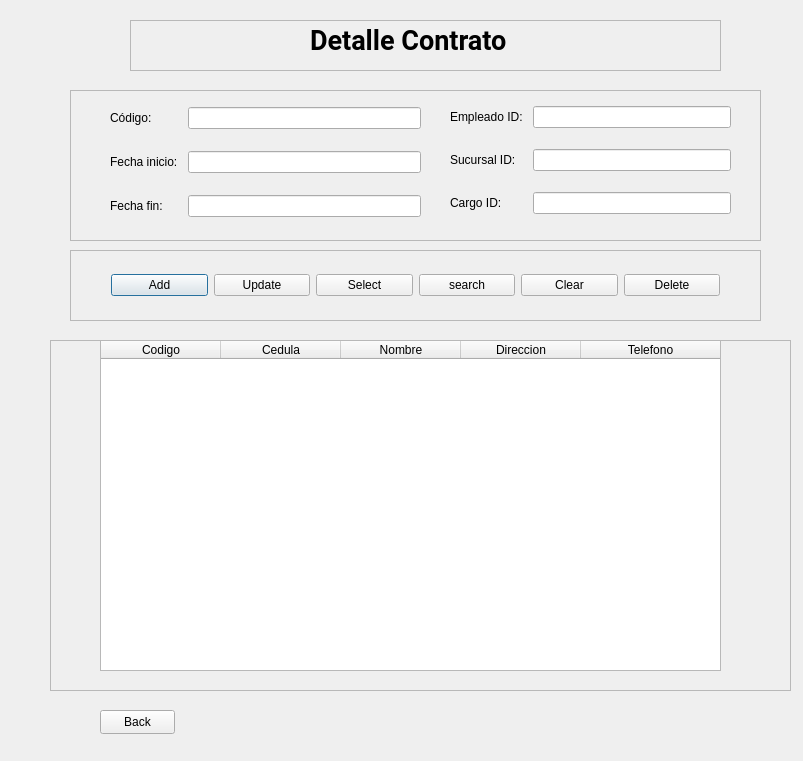
<?xml version="1.0" encoding="UTF-8"?>
<ui version="4.0">
 <class>Dialog</class>
 <widget class="QDialog" name="Dialog">
  <property name="geometry">
   <rect>
    <x>0</x>
    <y>0</y>
    <width>803</width>
    <height>761</height>
   </rect>
  </property>
  <property name="windowTitle">
   <string>Dialog</string>
  </property>
  <widget class="QFrame" name="info_frame">
   <property name="geometry">
    <rect>
     <x>70</x>
     <y>90</y>
     <width>691</width>
     <height>151</height>
    </rect>
   </property>
   <property name="frameShape">
    <enum>QFrame::Shape::StyledPanel</enum>
   </property>
   <property name="frameShadow">
    <enum>QFrame::Shadow::Raised</enum>
   </property>
   <widget class="QWidget" name="layoutWidget">
    <property name="geometry">
     <rect>
      <x>40</x>
      <y>10</y>
      <width>311</width>
      <height>126</height>
     </rect>
    </property>
    <layout class="QGridLayout" name="gridLayout">
     <property name="horizontalSpacing">
      <number>10</number>
     </property>
     <property name="verticalSpacing">
      <number>15</number>
     </property>
     <item row="1" column="0">
      <widget class="QLabel" name="label_5">
       <property name="text">
        <string>Fecha inicio:</string>
       </property>
      </widget>
     </item>
     <item row="0" column="1">
      <widget class="QLineEdit" name="lineEditCodigo"/>
     </item>
     <item row="2" column="0">
      <widget class="QLabel" name="label_6">
       <property name="text">
        <string>Fecha fin:</string>
       </property>
      </widget>
     </item>
     <item row="1" column="1">
      <widget class="QLineEdit" name="lineEditFechaInicio"/>
     </item>
     <item row="2" column="1">
      <widget class="QLineEdit" name="lineEditFechaFin"/>
     </item>
     <item row="0" column="0">
      <widget class="QLabel" name="label_2">
       <property name="text">
        <string>Código:</string>
       </property>
      </widget>
     </item>
    </layout>
   </widget>
   <widget class="QWidget" name="">
    <property name="geometry">
     <rect>
      <x>380</x>
      <y>10</y>
      <width>291</width>
      <height>121</height>
     </rect>
    </property>
    <layout class="QGridLayout" name="gridLayout_2">
     <property name="rightMargin">
      <number>10</number>
     </property>
     <property name="horizontalSpacing">
      <number>10</number>
     </property>
     <property name="verticalSpacing">
      <number>15</number>
     </property>
     <item row="0" column="0">
      <widget class="QLabel" name="label_3">
       <property name="text">
        <string>Empleado ID:</string>
       </property>
      </widget>
     </item>
     <item row="0" column="1">
      <widget class="QLineEdit" name="lineEditEmpleadoId"/>
     </item>
     <item row="1" column="0">
      <widget class="QLabel" name="label_4">
       <property name="text">
        <string>Sucursal ID:</string>
       </property>
      </widget>
     </item>
     <item row="1" column="1">
      <widget class="QLineEdit" name="lineEditSucursalId"/>
     </item>
     <item row="2" column="0">
      <widget class="QLabel" name="label_7">
       <property name="text">
        <string>Cargo ID:</string>
       </property>
      </widget>
     </item>
     <item row="2" column="1">
      <widget class="QLineEdit" name="lineEditCargoId"/>
     </item>
    </layout>
   </widget>
  </widget>
  <widget class="QFrame" name="frame_2">
   <property name="geometry">
    <rect>
     <x>130</x>
     <y>20</y>
     <width>591</width>
     <height>51</height>
    </rect>
   </property>
   <property name="frameShape">
    <enum>QFrame::Shape::StyledPanel</enum>
   </property>
   <property name="frameShadow">
    <enum>QFrame::Shadow::Raised</enum>
   </property>
   <widget class="QLabel" name="label">
    <property name="geometry">
     <rect>
      <x>180</x>
      <y>0</y>
      <width>241</width>
      <height>41</height>
     </rect>
    </property>
    <property name="font">
     <font>
      <family>Roboto</family>
      <pointsize>20</pointsize>
      <bold>true</bold>
     </font>
    </property>
    <property name="text">
     <string>Detalle Contrato</string>
    </property>
   </widget>
  </widget>
  <widget class="QFrame" name="function_frame">
   <property name="geometry">
    <rect>
     <x>70</x>
     <y>250</y>
     <width>691</width>
     <height>71</height>
    </rect>
   </property>
   <property name="frameShape">
    <enum>QFrame::Shape::StyledPanel</enum>
   </property>
   <property name="frameShadow">
    <enum>QFrame::Shadow::Raised</enum>
   </property>
   <layout class="QHBoxLayout" name="horizontalLayout">
    <property name="leftMargin">
     <number>40</number>
    </property>
    <property name="rightMargin">
     <number>40</number>
    </property>
    <item>
     <widget class="QPushButton" name="add_btn">
      <property name="text">
       <string>Add</string>
      </property>
     </widget>
    </item>
    <item>
     <widget class="QPushButton" name="update_btn">
      <property name="text">
       <string>Update</string>
      </property>
     </widget>
    </item>
    <item>
     <widget class="QPushButton" name="select_btn">
      <property name="text">
       <string>Select</string>
      </property>
     </widget>
    </item>
    <item>
     <widget class="QPushButton" name="search_btn">
      <property name="text">
       <string>search</string>
      </property>
     </widget>
    </item>
    <item>
     <widget class="QPushButton" name="clear_btn">
      <property name="text">
       <string>Clear</string>
      </property>
     </widget>
    </item>
    <item>
     <widget class="QPushButton" name="delete_btn">
      <property name="text">
       <string>Delete</string>
      </property>
     </widget>
    </item>
   </layout>
  </widget>
  <widget class="QFrame" name="result_frame">
   <property name="geometry">
    <rect>
     <x>50</x>
     <y>340</y>
     <width>741</width>
     <height>351</height>
    </rect>
   </property>
   <property name="focusPolicy">
    <enum>Qt::FocusPolicy::NoFocus</enum>
   </property>
   <property name="frameShape">
    <enum>QFrame::Shape::StyledPanel</enum>
   </property>
   <property name="frameShadow">
    <enum>QFrame::Shadow::Raised</enum>
   </property>
   <widget class="QTableWidget" name="tableWidget">
    <property name="geometry">
     <rect>
      <x>50</x>
      <y>0</y>
      <width>621</width>
      <height>331</height>
     </rect>
    </property>
    <property name="focusPolicy">
     <enum>Qt::FocusPolicy::NoFocus</enum>
    </property>
    <property name="showGrid">
     <bool>false</bool>
    </property>
    <attribute name="horizontalHeaderMinimumSectionSize">
     <number>50</number>
    </attribute>
    <attribute name="horizontalHeaderDefaultSectionSize">
     <number>120</number>
    </attribute>
    <attribute name="horizontalHeaderStretchLastSection">
     <bool>true</bool>
    </attribute>
    <attribute name="verticalHeaderVisible">
     <bool>false</bool>
    </attribute>
    <column>
     <property name="text">
      <string>Codigo</string>
     </property>
    </column>
    <column>
     <property name="text">
      <string>Cedula</string>
     </property>
    </column>
    <column>
     <property name="text">
      <string>Nombre</string>
     </property>
    </column>
    <column>
     <property name="text">
      <string>Direccion</string>
     </property>
    </column>
    <column>
     <property name="text">
      <string>Telefono</string>
     </property>
    </column>
   </widget>
  </widget>
  <widget class="QPushButton" name="back_btn">
   <property name="geometry">
    <rect>
     <x>100</x>
     <y>710</y>
     <width>75</width>
     <height>24</height>
    </rect>
   </property>
   <property name="text">
    <string>Back</string>
   </property>
  </widget>
 </widget>
 <resources/>
 <connections/>
</ui>
